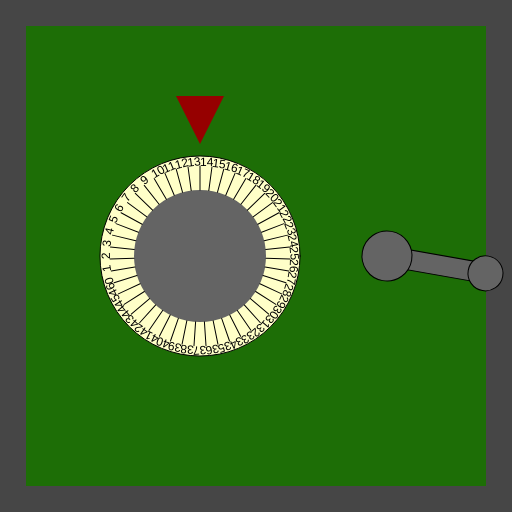
Frame 1 (no input)
Frame 60 (no input): identical to frame 1, image omitted
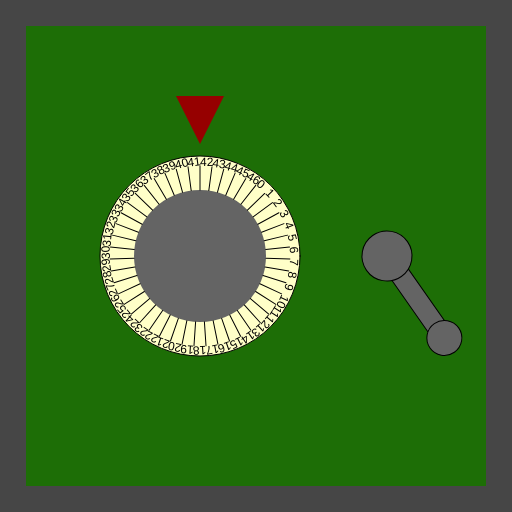
Frame 120 (the mouse pressed at the canvas centre since frame 60)

The p5.js sketch that drew these frames (run headless with seeded random() and noise() and a simulated clock; from frame 60 on, the mouse is pressed at the canvas centre):

// p5.js sketch
// ── sketch.js
/*

Officer: 5706702
CaseNum: 303-0-44661865-5706702

Case 303 - The Case of the Crooked Attorney
Stage 1 - Torvalds' Office

District Attorney Torvalds is well respected in Console City as an upstanding citizen and
enforcer of the law. Of course he’s as crooked as they come. I’ve had enough of having our
hard work at Sleuth and Co undermined by his bribes and back-payments. Let’s take take this
sucker down. I happen to know that Torvalds keeps his incriminating documents spread amongst
several safes in town. I’ll need you to bend the rules a little by breaking into them and
retrieving the incriminating evidence.

The first safe is in Torvald’s office. Crack it by doing the following:

	Whilst the mouse is moving:
	- Make secure_vault_combination_a equal to 14

	When the mouse button is pressed:
	- Make secure_vault_combination_a equal to 42

	When any key is released:
	- Make secure_vault_combination_a equal to 19

	When the mouse button is released:
	- Make secure_vault_combination_a equal to 27

	Whilst the mouse is moving:
	- Make secure_vault_combination_b equal to 80

	When the mouse button is pressed:
	- Make secure_vault_combination_b equal to 35

	When the mouse button is released:
	- Make secure_vault_combination_b equal to 6

	Whilst the mouse is being dragged:
	- Make secure_vault_combination_b equal to 88



There are many possible ways of investigating this case, but you
should use ONLY the following commands:

	- The assignment operator aka. the equals sign !

*/

//declare the variables

var secure_vault_combination_a;
var secure_vault_combination_b;


function preload() {
	//IMAGES WILL BE LOADED HERE

}

function setup() {
	createCanvas(512, 512);

	//initialise the variables
	secure_vault_combination_a = 0;
	secure_vault_combination_b = 0;

}

///////////////////EVENT HANDLERS///////////////////

//Add your code to these events to open the safe ...

function mouseMoved() {
	console.log("mouseMoved", mouseX, mouseY);
	secure_vault_combination_a = 14
	secure_vault_combination_b = 80
}

function mouseDragged() {
	console.log("mouseDragged", mouseX, mouseY);
	secure_vault_combination_b = 88
}

function mousePressed() {
	console.log("mousePressed");
	secure_vault_combination_a = 42
	secure_vault_combination_b = 35
}

function mouseReleased() {
	console.log("mouseReleased");
	secure_vault_combination_a = 27
	secure_vault_combination_b = 6

}

function keyPressed() {
	console.log("keyPressed", key);
}

function keyReleased() {
	console.log("keyReleased", key);
	secure_vault_combination_a = 19
}

///////////////DO NOT CHANGE CODE BELOW THIS POINT///////////////////

function draw() {


	//Draw the safe door
	background(70);
	noStroke();
	fill(29, 110, 6);
	rect(26, 26, width - 52, width - 52);

	//Draw the combination dial
	push();
	translate(200, height / 2);
	drawDial(200, secure_vault_combination_a, 47);
	pop();

	//Draw the lever
	push();
	translate(width - 125, 256);
	drawLever(secure_vault_combination_b);
	pop();

}

function drawDial(diameter, num, maxNum) {
	//the combination lock

	var r = diameter * 0.5;
	var p = r * 0.6;

	stroke(0);
	fill(255, 255, 200);
	ellipse(0, 0, diameter, diameter);
	fill(100);
	noStroke();
	ellipse(0, 0, diameter * 0.66, diameter * 0.66);
	fill(150, 0, 0);
	triangle(
		-p * 0.4, -r - p,
		p * 0.4, -r - p,
		0, -r - p / 5
	);

	noStroke();

	push();
	var inc = 360 / maxNum;

	rotate(radians(-num * inc));
	for (var i = 0; i < maxNum; i++) {
		push();
		rotate(radians(i * inc));
		stroke(0);
		line(0, -r * 0.66, 0, -(r - 10));
		noStroke();
		fill(0);
		text(i, 0, -(r - 10));
		pop();
	}

	pop();
}

function drawLever(rot) {
	push();
	rotate(radians(-rot))
	stroke(0);
	fill(100);
	rect(-10, 0, 20, 100);
	ellipse(0, 0, 50, 50);
	ellipse(0, 100, 35, 35);
	pop();
}
